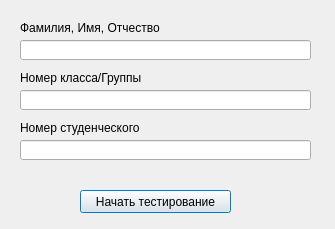
<?xml version="1.0" encoding="UTF-8"?>
<ui version="4.0">
 <class>Dialog</class>
 <widget class="QDialog" name="Dialog">
  <property name="geometry">
   <rect>
    <x>0</x>
    <y>0</y>
    <width>335</width>
    <height>229</height>
   </rect>
  </property>
  <property name="windowTitle">
   <string>Введите Ваши данные</string>
  </property>
  <widget class="QLabel" name="NameLabel">
   <property name="geometry">
    <rect>
     <x>20</x>
     <y>20</y>
     <width>181</width>
     <height>16</height>
    </rect>
   </property>
   <property name="text">
    <string>Фамилия, Имя, Отчество</string>
   </property>
  </widget>
  <widget class="QLineEdit" name="NameField">
   <property name="geometry">
    <rect>
     <x>20</x>
     <y>40</y>
     <width>291</width>
     <height>20</height>
    </rect>
   </property>
  </widget>
  <widget class="QLabel" name="GroupLabel">
   <property name="geometry">
    <rect>
     <x>20</x>
     <y>70</y>
     <width>181</width>
     <height>16</height>
    </rect>
   </property>
   <property name="text">
    <string>Номер класса/Группы</string>
   </property>
  </widget>
  <widget class="QLineEdit" name="GroupField">
   <property name="geometry">
    <rect>
     <x>20</x>
     <y>90</y>
     <width>291</width>
     <height>20</height>
    </rect>
   </property>
  </widget>
  <widget class="QLineEdit" name="NameField_3">
   <property name="geometry">
    <rect>
     <x>20</x>
     <y>140</y>
     <width>291</width>
     <height>20</height>
    </rect>
   </property>
  </widget>
  <widget class="QLabel" name="StudLabel">
   <property name="geometry">
    <rect>
     <x>20</x>
     <y>120</y>
     <width>181</width>
     <height>16</height>
    </rect>
   </property>
   <property name="text">
    <string>Номер студенческого</string>
   </property>
  </widget>
  <widget class="QPushButton" name="StartTest">
   <property name="geometry">
    <rect>
     <x>80</x>
     <y>190</y>
     <width>151</width>
     <height>23</height>
    </rect>
   </property>
   <property name="text">
    <string>Начать тестирование</string>
   </property>
  </widget>
 </widget>
 <resources/>
 <connections/>
</ui>
